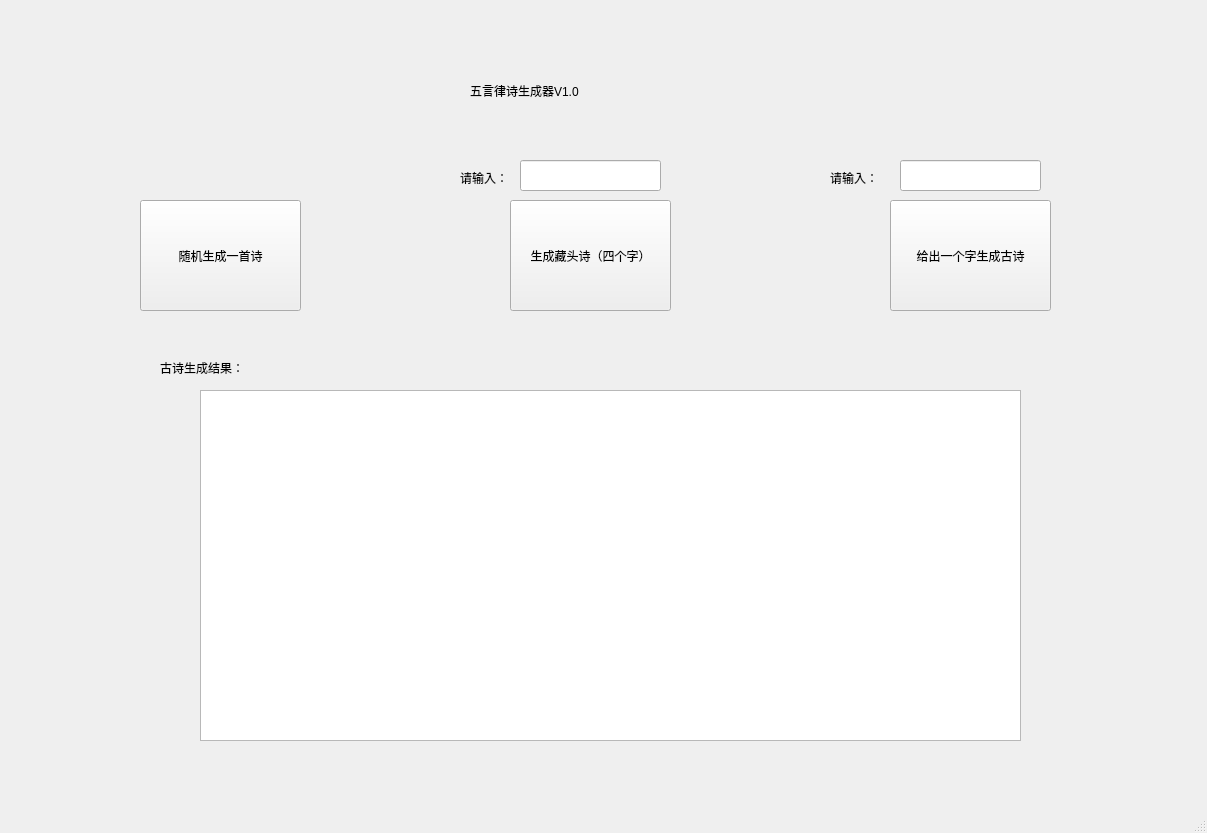
<?xml version="1.0" encoding="UTF-8"?>
<ui version="4.0">
 <class>MainWindow</class>
 <widget class="QMainWindow" name="MainWindow">
  <property name="geometry">
   <rect>
    <x>0</x>
    <y>0</y>
    <width>1207</width>
    <height>833</height>
   </rect>
  </property>
  <property name="windowTitle">
   <string>MainWindow</string>
  </property>
  <widget class="QWidget" name="centralwidget">
   <widget class="QPushButton" name="pushButton">
    <property name="geometry">
     <rect>
      <x>140</x>
      <y>200</y>
      <width>161</width>
      <height>111</height>
     </rect>
    </property>
    <property name="text">
     <string>随机生成一首诗</string>
    </property>
   </widget>
   <widget class="QPushButton" name="pushButton_2">
    <property name="geometry">
     <rect>
      <x>510</x>
      <y>200</y>
      <width>161</width>
      <height>111</height>
     </rect>
    </property>
    <property name="text">
     <string>生成藏头诗（四个字）</string>
    </property>
   </widget>
   <widget class="QPushButton" name="pushButton_3">
    <property name="geometry">
     <rect>
      <x>890</x>
      <y>200</y>
      <width>161</width>
      <height>111</height>
     </rect>
    </property>
    <property name="text">
     <string>给出一个字生成古诗</string>
    </property>
   </widget>
   <widget class="QLabel" name="label">
    <property name="geometry">
     <rect>
      <x>460</x>
      <y>170</y>
      <width>72</width>
      <height>15</height>
     </rect>
    </property>
    <property name="text">
     <string>请输入：</string>
    </property>
   </widget>
   <widget class="QLabel" name="label_2">
    <property name="geometry">
     <rect>
      <x>830</x>
      <y>170</y>
      <width>72</width>
      <height>15</height>
     </rect>
    </property>
    <property name="text">
     <string>请输入：</string>
    </property>
   </widget>
   <widget class="QLineEdit" name="lineEdit">
    <property name="geometry">
     <rect>
      <x>520</x>
      <y>160</y>
      <width>141</width>
      <height>31</height>
     </rect>
    </property>
   </widget>
   <widget class="QLineEdit" name="lineEdit_2">
    <property name="geometry">
     <rect>
      <x>900</x>
      <y>160</y>
      <width>141</width>
      <height>31</height>
     </rect>
    </property>
   </widget>
   <widget class="QTextBrowser" name="textBrowser">
    <property name="geometry">
     <rect>
      <x>200</x>
      <y>390</y>
      <width>821</width>
      <height>351</height>
     </rect>
    </property>
   </widget>
   <widget class="QLabel" name="label_3">
    <property name="geometry">
     <rect>
      <x>160</x>
      <y>360</y>
      <width>101</width>
      <height>16</height>
     </rect>
    </property>
    <property name="text">
     <string>古诗生成结果：</string>
    </property>
   </widget>
   <widget class="QLabel" name="label_4">
    <property name="geometry">
     <rect>
      <x>470</x>
      <y>60</y>
      <width>291</width>
      <height>61</height>
     </rect>
    </property>
    <property name="styleSheet">
     <string notr="true">font: 75 18pt &quot;Arial&quot;;</string>
    </property>
    <property name="text">
     <string>五言律诗生成器V1.0</string>
    </property>
   </widget>
  </widget>
  <widget class="QMenuBar" name="menubar">
   <property name="geometry">
    <rect>
     <x>0</x>
     <y>0</y>
     <width>1207</width>
     <height>26</height>
    </rect>
   </property>
  </widget>
  <widget class="QStatusBar" name="statusbar"/>
 </widget>
 <resources/>
 <connections/>
</ui>
